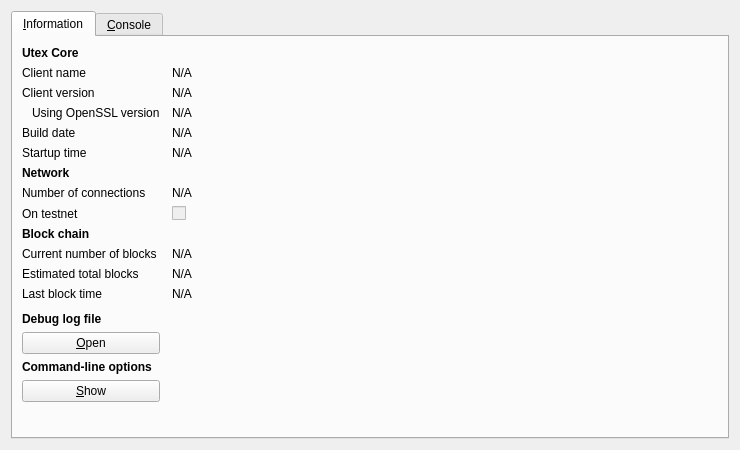
<?xml version="1.0" encoding="UTF-8"?>
<ui version="4.0">
 <class>RPCConsole</class>
 <widget class="QDialog" name="RPCConsole">
  <property name="geometry">
   <rect>
    <x>0</x>
    <y>0</y>
    <width>740</width>
    <height>450</height>
   </rect>
  </property>
  <property name="windowTitle">
   <string>Utex - Debug window</string>
  </property>
  <layout class="QVBoxLayout" name="verticalLayout_2">
   <item>
    <widget class="QTabWidget" name="tabWidget">
     <property name="currentIndex">
      <number>0</number>
     </property>
     <widget class="QWidget" name="tab_info">
      <attribute name="title">
       <string>&amp;Information</string>
      </attribute>
      <layout class="QGridLayout" name="gridLayout" columnstretch="0,1">
       <property name="horizontalSpacing">
        <number>12</number>
       </property>
       <item row="0" column="0">
        <widget class="QLabel" name="label_9">
         <property name="font">
          <font>
           <weight>75</weight>
           <bold>true</bold>
          </font>
         </property>
         <property name="text">
          <string>Utex Core</string>
         </property>
        </widget>
       </item>
       <item row="1" column="0">
        <widget class="QLabel" name="label_5">
         <property name="text">
          <string>Client name</string>
         </property>
        </widget>
       </item>
       <item row="1" column="1">
        <widget class="QLabel" name="clientName">
         <property name="cursor">
          <cursorShape>IBeamCursor</cursorShape>
         </property>
         <property name="text">
          <string>N/A</string>
         </property>
         <property name="textFormat">
          <enum>Qt::PlainText</enum>
         </property>
         <property name="textInteractionFlags">
          <set>Qt::LinksAccessibleByMouse|Qt::TextSelectableByKeyboard|Qt::TextSelectableByMouse</set>
         </property>
        </widget>
       </item>
       <item row="2" column="0">
        <widget class="QLabel" name="label_6">
         <property name="text">
          <string>Client version</string>
         </property>
        </widget>
       </item>
       <item row="2" column="1">
        <widget class="QLabel" name="clientVersion">
         <property name="cursor">
          <cursorShape>IBeamCursor</cursorShape>
         </property>
         <property name="text">
          <string>N/A</string>
         </property>
         <property name="textFormat">
          <enum>Qt::PlainText</enum>
         </property>
         <property name="textInteractionFlags">
          <set>Qt::LinksAccessibleByMouse|Qt::TextSelectableByKeyboard|Qt::TextSelectableByMouse</set>
         </property>
        </widget>
       </item>
       <item row="3" column="0">
        <widget class="QLabel" name="label_14">
         <property name="text">
          <string>Using OpenSSL version</string>
         </property>
         <property name="indent">
          <number>10</number>
         </property>
        </widget>
       </item>
       <item row="3" column="1">
        <widget class="QLabel" name="openSSLVersion">
         <property name="cursor">
          <cursorShape>IBeamCursor</cursorShape>
         </property>
         <property name="text">
          <string>N/A</string>
         </property>
         <property name="textFormat">
          <enum>Qt::PlainText</enum>
         </property>
         <property name="textInteractionFlags">
          <set>Qt::LinksAccessibleByMouse|Qt::TextSelectableByKeyboard|Qt::TextSelectableByMouse</set>
         </property>
        </widget>
       </item>
       <item row="4" column="0">
        <widget class="QLabel" name="label_12">
         <property name="text">
          <string>Build date</string>
         </property>
        </widget>
       </item>
       <item row="4" column="1">
        <widget class="QLabel" name="buildDate">
         <property name="cursor">
          <cursorShape>IBeamCursor</cursorShape>
         </property>
         <property name="text">
          <string>N/A</string>
         </property>
         <property name="textFormat">
          <enum>Qt::PlainText</enum>
         </property>
         <property name="textInteractionFlags">
          <set>Qt::LinksAccessibleByMouse|Qt::TextSelectableByKeyboard|Qt::TextSelectableByMouse</set>
         </property>
        </widget>
       </item>
       <item row="5" column="0">
        <widget class="QLabel" name="label_13">
         <property name="text">
          <string>Startup time</string>
         </property>
        </widget>
       </item>
       <item row="5" column="1">
        <widget class="QLabel" name="startupTime">
         <property name="cursor">
          <cursorShape>IBeamCursor</cursorShape>
         </property>
         <property name="text">
          <string>N/A</string>
         </property>
         <property name="textFormat">
          <enum>Qt::PlainText</enum>
         </property>
         <property name="textInteractionFlags">
          <set>Qt::LinksAccessibleByMouse|Qt::TextSelectableByKeyboard|Qt::TextSelectableByMouse</set>
         </property>
        </widget>
       </item>
       <item row="6" column="0">
        <widget class="QLabel" name="label_11">
         <property name="font">
          <font>
           <weight>75</weight>
           <bold>true</bold>
          </font>
         </property>
         <property name="text">
          <string>Network</string>
         </property>
        </widget>
       </item>
       <item row="7" column="0">
        <widget class="QLabel" name="label_7">
         <property name="text">
          <string>Number of connections</string>
         </property>
        </widget>
       </item>
       <item row="7" column="1">
        <widget class="QLabel" name="numberOfConnections">
         <property name="cursor">
          <cursorShape>IBeamCursor</cursorShape>
         </property>
         <property name="text">
          <string>N/A</string>
         </property>
         <property name="textFormat">
          <enum>Qt::PlainText</enum>
         </property>
         <property name="textInteractionFlags">
          <set>Qt::LinksAccessibleByMouse|Qt::TextSelectableByKeyboard|Qt::TextSelectableByMouse</set>
         </property>
        </widget>
       </item>
       <item row="8" column="0">
        <widget class="QLabel" name="label_8">
         <property name="text">
          <string>On testnet</string>
         </property>
        </widget>
       </item>
       <item row="8" column="1">
        <widget class="QCheckBox" name="isTestNet">
         <property name="enabled">
          <bool>false</bool>
         </property>
         <property name="text">
          <string/>
         </property>
        </widget>
       </item>
       <item row="9" column="0">
        <widget class="QLabel" name="label_10">
         <property name="font">
          <font>
           <weight>75</weight>
           <bold>true</bold>
          </font>
         </property>
         <property name="text">
          <string>Block chain</string>
         </property>
        </widget>
       </item>
       <item row="10" column="0">
        <widget class="QLabel" name="label_3">
         <property name="text">
          <string>Current number of blocks</string>
         </property>
        </widget>
       </item>
       <item row="10" column="1">
        <widget class="QLabel" name="numberOfBlocks">
         <property name="cursor">
          <cursorShape>IBeamCursor</cursorShape>
         </property>
         <property name="text">
          <string>N/A</string>
         </property>
         <property name="textFormat">
          <enum>Qt::PlainText</enum>
         </property>
         <property name="textInteractionFlags">
          <set>Qt::LinksAccessibleByMouse|Qt::TextSelectableByKeyboard|Qt::TextSelectableByMouse</set>
         </property>
        </widget>
       </item>
       <item row="11" column="0">
        <widget class="QLabel" name="label_4">
         <property name="text">
          <string>Estimated total blocks</string>
         </property>
        </widget>
       </item>
       <item row="11" column="1">
        <widget class="QLabel" name="totalBlocks">
         <property name="cursor">
          <cursorShape>IBeamCursor</cursorShape>
         </property>
         <property name="text">
          <string>N/A</string>
         </property>
         <property name="textFormat">
          <enum>Qt::PlainText</enum>
         </property>
         <property name="textInteractionFlags">
          <set>Qt::LinksAccessibleByMouse|Qt::TextSelectableByKeyboard|Qt::TextSelectableByMouse</set>
         </property>
        </widget>
       </item>
       <item row="12" column="0">
        <widget class="QLabel" name="label_2">
         <property name="text">
          <string>Last block time</string>
         </property>
        </widget>
       </item>
       <item row="12" column="1">
        <widget class="QLabel" name="lastBlockTime">
         <property name="cursor">
          <cursorShape>IBeamCursor</cursorShape>
         </property>
         <property name="text">
          <string>N/A</string>
         </property>
         <property name="textFormat">
          <enum>Qt::PlainText</enum>
         </property>
         <property name="textInteractionFlags">
          <set>Qt::LinksAccessibleByMouse|Qt::TextSelectableByKeyboard|Qt::TextSelectableByMouse</set>
         </property>
        </widget>
       </item>
       <item row="13" column="0">
        <spacer name="verticalSpacer_2">
         <property name="orientation">
          <enum>Qt::Vertical</enum>
         </property>
         <property name="sizeHint" stdset="0">
          <size>
           <width>20</width>
           <height>20</height>
          </size>
         </property>
        </spacer>
       </item>
       <item row="14" column="0">
        <widget class="QLabel" name="labelDebugLogfile">
         <property name="font">
          <font>
           <weight>75</weight>
           <bold>true</bold>
          </font>
         </property>
         <property name="text">
          <string>Debug log file</string>
         </property>
        </widget>
       </item>
       <item row="15" column="0">
        <widget class="QPushButton" name="openDebugLogfileButton">
         <property name="toolTip">
          <string>Open the Utex debug log file from the current data directory. This can take a few seconds for large log files.</string>
         </property>
         <property name="text">
          <string>&amp;Open</string>
         </property>
         <property name="autoDefault">
          <bool>false</bool>
         </property>
        </widget>
       </item>
       <item row="16" column="0">
        <widget class="QLabel" name="labelCLOptions">
         <property name="font">
          <font>
           <weight>75</weight>
           <bold>true</bold>
          </font>
         </property>
         <property name="text">
          <string>Command-line options</string>
         </property>
        </widget>
       </item>
       <item row="17" column="0">
        <widget class="QPushButton" name="showCLOptionsButton">
         <property name="toolTip">
          <string>Show the Utex-Qt help message to get a list with possible Utex command-line options.</string>
         </property>
         <property name="text">
          <string>&amp;Show</string>
         </property>
         <property name="autoDefault">
          <bool>false</bool>
         </property>
        </widget>
       </item>
       <item row="18" column="0">
        <spacer name="verticalSpacer">
         <property name="orientation">
          <enum>Qt::Vertical</enum>
         </property>
         <property name="sizeHint" stdset="0">
          <size>
           <width>20</width>
           <height>40</height>
          </size>
         </property>
        </spacer>
       </item>
      </layout>
     </widget>
     <widget class="QWidget" name="tab_console">
      <attribute name="title">
       <string>&amp;Console</string>
      </attribute>
      <layout class="QVBoxLayout" name="verticalLayout_3">
       <property name="spacing">
        <number>3</number>
       </property>
       <item>
        <widget class="QTextEdit" name="messagesWidget">
         <property name="minimumSize">
          <size>
           <width>0</width>
           <height>100</height>
          </size>
         </property>
         <property name="readOnly">
          <bool>true</bool>
         </property>
         <property name="tabKeyNavigation" stdset="0">
          <bool>false</bool>
         </property>
         <property name="columnCount" stdset="0">
          <number>2</number>
         </property>
        </widget>
       </item>
       <item>
        <layout class="QHBoxLayout" name="horizontalLayout">
         <property name="spacing">
          <number>3</number>
         </property>
         <item>
          <widget class="QLabel" name="label">
           <property name="text">
            <string notr="true">&gt;</string>
           </property>
          </widget>
         </item>
         <item>
          <widget class="QLineEdit" name="lineEdit"/>
         </item>
         <item>
          <widget class="QPushButton" name="clearButton">
           <property name="maximumSize">
            <size>
             <width>24</width>
             <height>24</height>
            </size>
           </property>
           <property name="toolTip">
            <string>Clear console</string>
           </property>
           <property name="text">
            <string/>
           </property>
           <property name="icon">
            <iconset resource="../bitcoin.qrc">
             <normaloff>:/icons/remove</normaloff>:/icons/remove</iconset>
           </property>
           <property name="shortcut">
            <string notr="true">Ctrl+L</string>
           </property>
           <property name="autoDefault">
            <bool>false</bool>
           </property>
          </widget>
         </item>
        </layout>
       </item>
      </layout>
     </widget>
    </widget>
   </item>
  </layout>
 </widget>
 <resources>
  <include location="../bitcoin.qrc"/>
 </resources>
 <connections/>
</ui>
